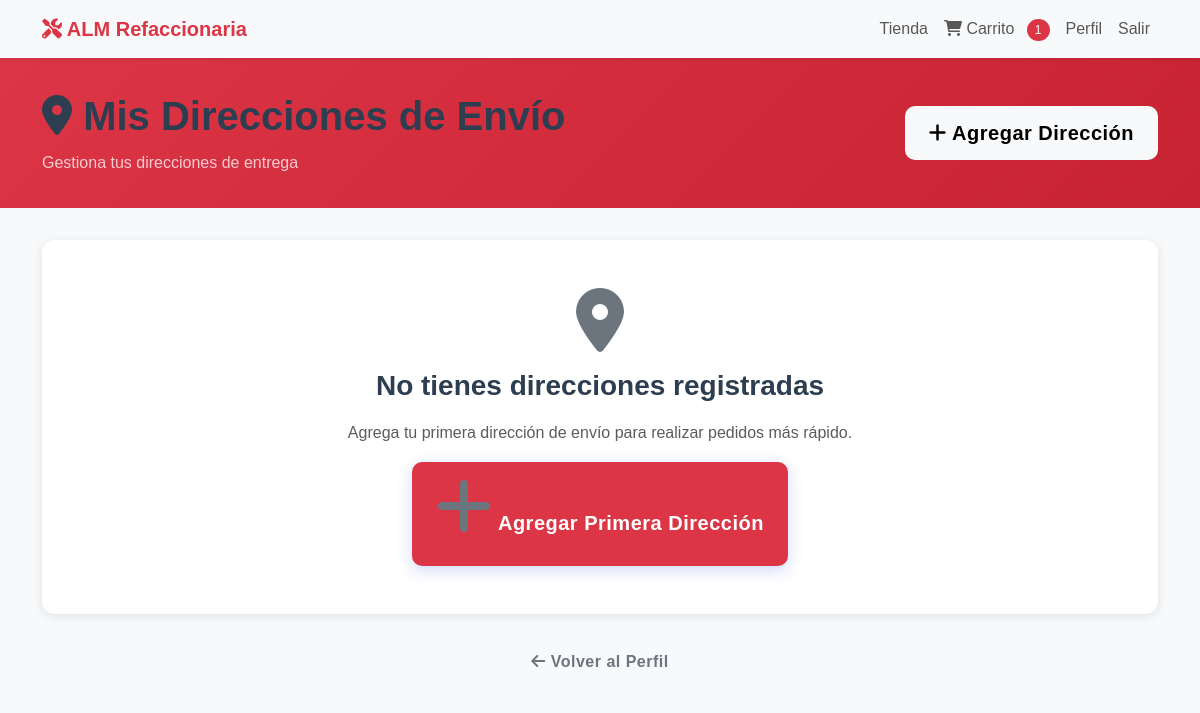
/addresses/ (signed in), run on an earlier commit of the app's database.
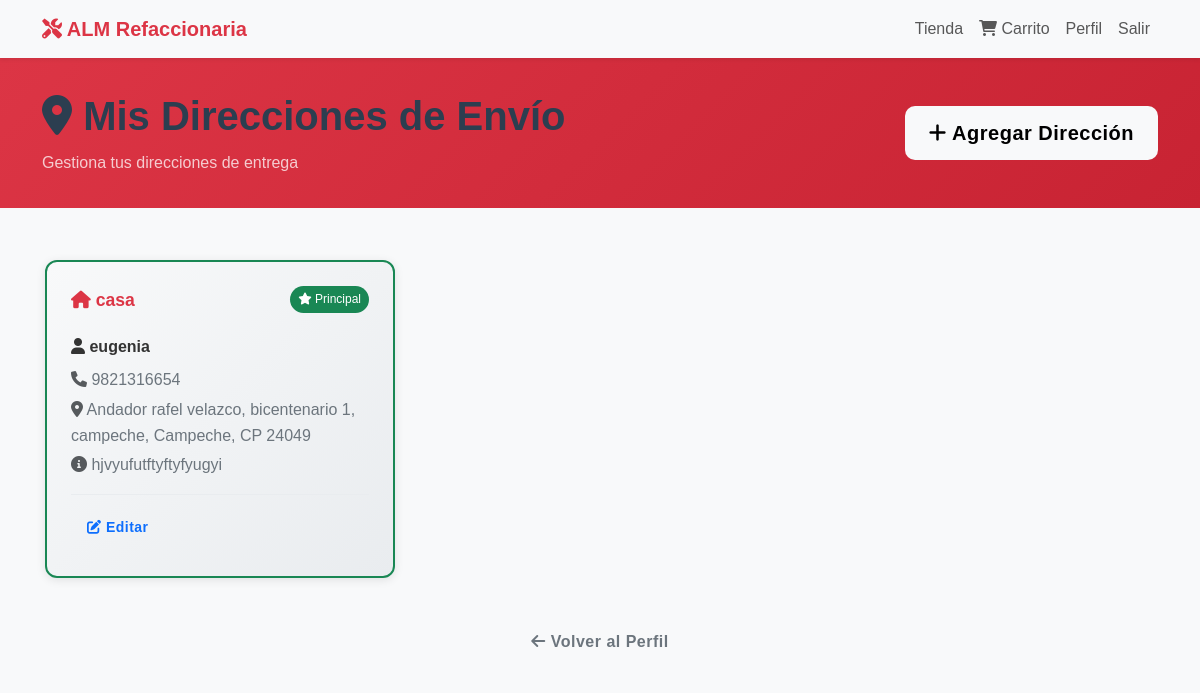
And on a later commit of the database.
### store/models.py (models this page shows, shortened)
class CustomerAddress(models.Model):
    customer = models.ForeignKey(Customer, on_delete=models.CASCADE, related_name='addresses')
    nickname = models.CharField(max_length=50, help_text="Ej: Casa, Trabajo, Casa de mamá")
    full_name = models.CharField(max_length=200, verbose_name="Nombre completo del destinatario")
    phone = models.CharField(max_length=20)
    address = models.CharField(max_length=300, verbose_name="Calle y número")
    neighborhood = models.CharField(max_length=100, verbose_name="Colonia", blank=True, null=True)
    city = models.CharField(max_length=100, verbose_name="Ciudad/Municipio")
    state = models.CharField(max_length=3, choices=MEXICAN_STATES, verbose_name="Estado")
    zipcode = models.CharField(max_length=10, verbose_name="Código postal")
    references = models.TextField(blank=True, null=True, verbose_name="Referencias adicionales")
    is_default = models.BooleanField(default=False, verbose_name="Dirección principal")
    created_at = models.DateTimeField(auto_now_add=True)
    updated_at = models.DateTimeField(auto_now=True)
    class Meta:
        ordering = ['-is_default', '-updated_at']
        verbose_name = "Dirección del Cliente"
        verbose_name_plural = "Direcciones de Clientes"
    @property
    def full_address(self):
        parts = [self.address]
        if self.neighborhood:
            parts.append(self.neighborhood)
        parts.extend([self.city, self.get_state_display(), f"CP {self.zipcode}"])
        return ", ".join(parts)

### store/views.py (the view)
# urls.py: path('addresses/', views.customer_addresses, name='customer_addresses'),
@login_required
def customer_addresses(request):
    data = cartData(request)
    customer = request.user.customer
    addresses = customer.addresses.all()
    context = {
        'cartItems': data['cartItems'],
        'addresses': addresses,
        'customer': customer,
    }
    return render(request, 'store/customer_addresses.html', context)

### store/models.py (called while the page is built)
    @property
    def get_cart_items(self):
        return sum(item.quantity for item in self.orderitem_set.all())

### store/utils.py (called while the page is built)
def cartData(request):
    if request.user.is_authenticated:
        try:
            customer = request.user.customer
            order = Order.objects.filter(customer=customer, complete=False).first()
            if order:
                items = order.orderitem_set.all()
                cartItems = order.get_cart_items
            else:
                items = []
                order = {'get_cart_total': 0, 'get_cart_items': 0, 'shipping': False}
                cartItems = 0
        except Customer.DoesNotExist:
            items = []
            order = {'get_cart_total': 0, 'get_cart_items': 0, 'shipping': False}
            cartItems = 0
    else:
        items = []
        order = {'get_cart_total': 0, 'get_cart_items': 0, 'shipping': False}
        cartItems = 0
    return {'cartItems': cartItems, 'order': order, 'items': items}

### store/templates/store/customer_addresses.html (shortened to what the changed rows need)
{% load static %}
<!DOCTYPE html>
<html lang="es">
<head>
    <link href="https://cdn.jsdelivr.net/npm/bootstrap@5.3.0/dist/css/bootstrap.min.css" rel="stylesheet">
    <link rel="stylesheet" href="https://cdnjs.cloudflare.com/ajax/libs/font-awesome/6.0.0/css/all.min.css">
    <link rel="stylesheet" href="{% static 'css/main.css' %}">
</head>
<body>
    <nav class="navbar navbar-expand-lg navbar-light bg-light shadow-sm">
        <div class="container">
            <div class="navbar-nav ms-auto">
                <a class="nav-link" href="{% url 'cart' %}">
                    <i class="fas fa-shopping-cart"></i>
                    Carrito
                    {% if cartItems > 0 %}
                        <span class="cart-badge">{{ cartItems }}</span>
                    {% endif %}
                </a>
            </div>
        </div>
    </nav>
    <div class="page-header">
        <div class="container">
            <div class="row align-items-center">
                <div class="col-md-8">
                    <h1 class="mb-0">
                        <i class="fas fa-map-marker-alt"></i>
                        Mis Direcciones de Envío
                    </h1>
                </div>
            </div>
        </div>
    </div>
    <div class="container">
        {% if addresses %}
            <div class="row">
                {% for address in addresses %}
                    <div class="col-lg-6 col-xl-4">
                        <div class="address-card {% if address.is_default %}default{% endif %}">
                            <div class="address-header">
                                <div class="address-nickname">
                                    <i class="fas fa-home"></i>
                                    {{ address.nickname }}
                                </div>
                                {% if address.is_default %}
                                    <span class="default-badge">
                                        <i class="fas fa-star"></i>
                                        Principal
                                    </span>
                                {% endif %}
                            </div>
                            <div class="address-full-name">
                                <i class="fas fa-user"></i>
                                {{ address.full_name }}
                            </div>
                            <div class="address-info">
                                <div class="mb-1">
                                    <i class="fas fa-phone text-muted"></i>
                                    {{ address.phone }}
                                </div>
                                <div class="mb-1">
                                    <i class="fas fa-map-marker-alt text-muted"></i>
                                    {{ address.full_address }}
                                </div>
                                {% if address.references %}
                                    <div class="mb-1">
                                        <i class="fas fa-info-circle text-muted"></i>
                                        {{ address.references }}
                                    </div>
                                {% endif %}
                            </div>
                            <div class="address-actions">
                                <a href="{% url 'edit_address' address.id %}" class="btn btn-outline-primary btn-action btn-sm">
                                    <i class="fas fa-edit"></i>
                                    Editar
                                </a>
                            </div>
                        </div>
                    </div>
                {% endfor %}
            </div>
        {% else %}
            <div class="empty-state">
                <i class="fas fa-map-marker-alt"></i>
                <h3>No tienes direcciones registradas</h3>
                <p class="text-muted">Agrega tu primera dirección de envío para realizar pedidos más rápido.</p>
                <a href="{% url 'add_address' %}" class="btn btn-primary btn-lg">
                    <i class="fas fa-plus"></i>
                    Agregar Primera Dirección
                </a>
            </div>
        {% endif %}
    </div>
</body>
</html>

What changed in the data, as far as the page shows it:
added CustomerAddress: nickname "casa", is_default True (drawn), full_name "eugenia", phone "9821316654", full_address "Andador rafel velazco, bicentenario 1, campeche, Campeche, CP 24049", references "hjvyufutftyftyfyugyi"
Also different on the page:
{{ cartItems }}: "1" → (not shown)
text no longer shown: "No tienes direcciones registradas Agrega tu primera dirección de envío para realizar pedidos más rápido. Agregar Primera Dirección"
